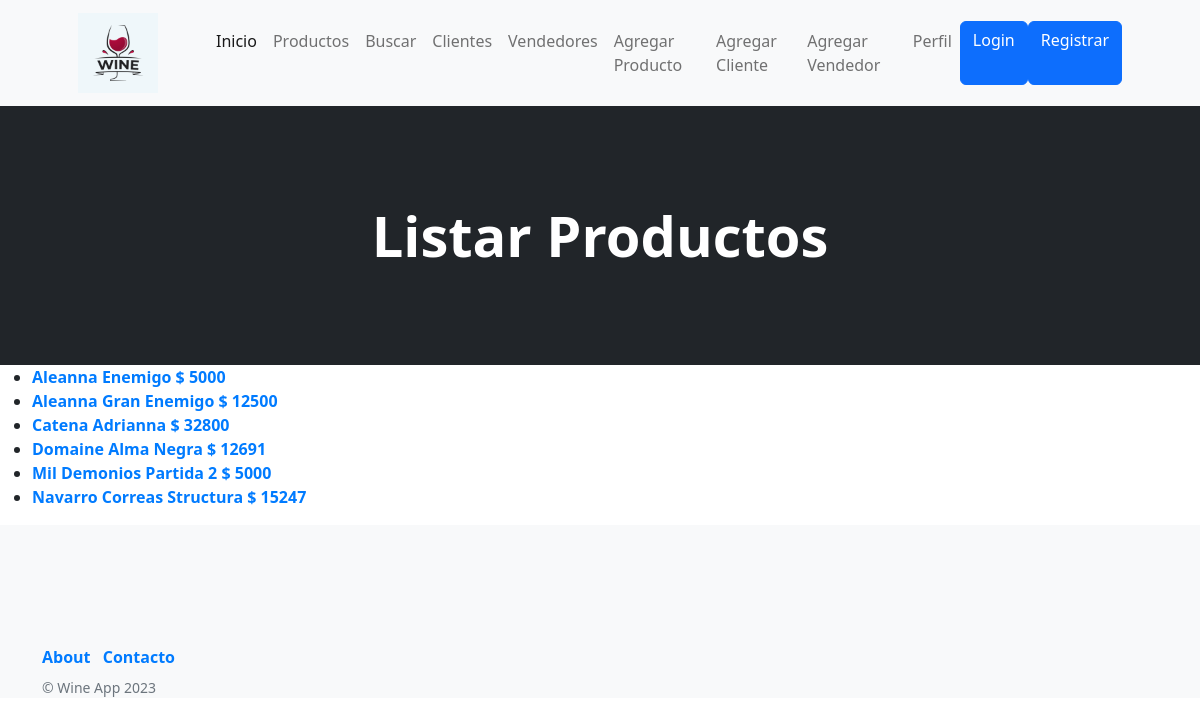
Before: /wine_app/listar_productos with the older database file.
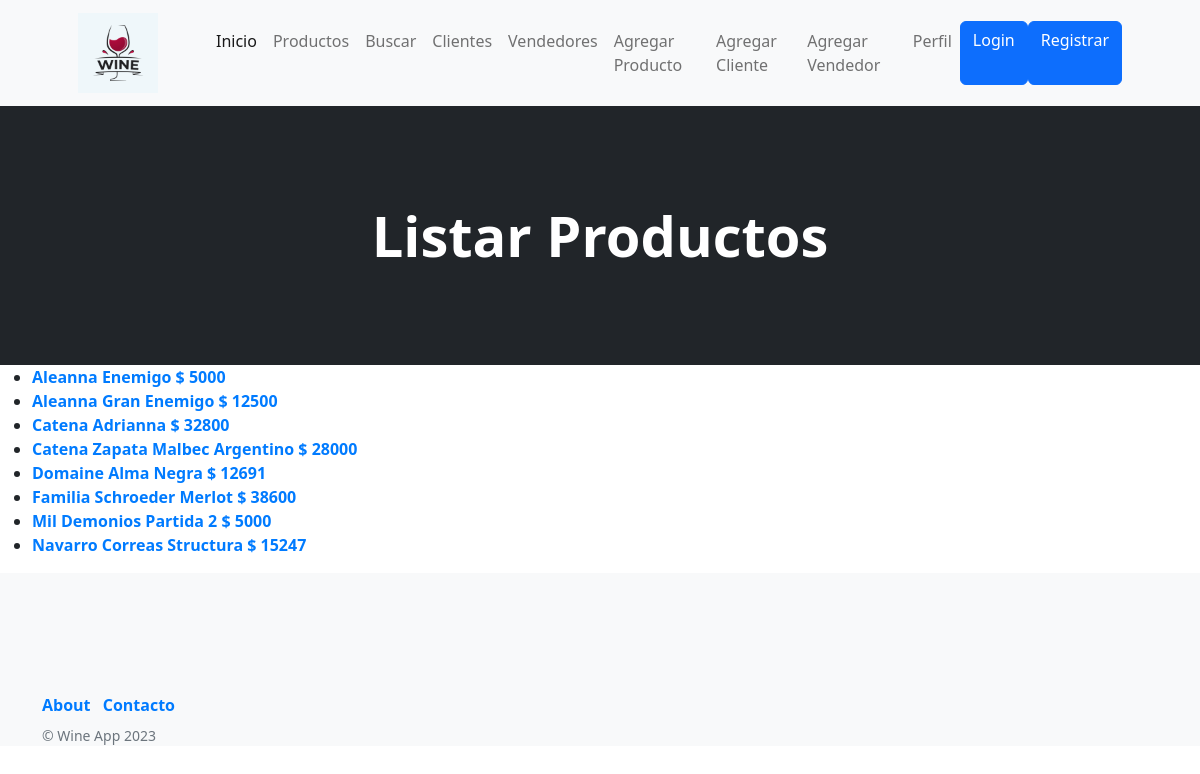
After: the same page with the newer database file.
### wine_app/models.py (models this page shows, shortened)
class Productos(models.Model):
    bodega = models.CharField(max_length=40)
    etiqueta = models.CharField(max_length=40)
    precio = models.IntegerField()
    detalle = models.TextField()
    imagen = models.ImageField(upload_to='avatares')
    class Meta():
        verbose_name = 'Producto'
        verbose_name_plural = 'Productos'
        ordering = ('bodega',)
        unique_together = ('bodega', 'etiqueta')

### wine_app/views.py (the view)
# urls.py: path('listar_productos', listar_productos, name='listar_productos'),
def listar_productos(req):
    lista = Productos.objects.all()
    return render(req, "listar_productos.html", {"listar_productos": lista})

### wine_app/templates/listar_productos.html (shortened to what this page needs)
{% extends 'padre.html' %}
{% block cambioCenter %}
<header class="bg-dark py-5">
    <div class="container px-4 px-lg-5 my-5">
        <div class="text-center text-white">
            <h1 class="display-4 fw-bolder">Listar Productos</h1>
        </div>
    </div>
</header>
{% endblock cambioCenter %}
{% block contenidoQueCambia %}
<body>
    <ul>
        {% for producto in listar_productos %}
            <li>
                <a href="{% url 'detalles_producto' producto.id %}">
                    {{ producto.bodega }} {{ producto.etiqueta }}   $         {{ producto.precio }}
                </a>
            </li>
        {% endfor %}
    </ul>
</body>
{% endblock contenidoQueCambia %}

Changed rows visible on the page:
added Productos: bodega "Catena Zapata", etiqueta "Malbec Argentino", precio "28000"
added Productos: bodega "Familia Schroeder", etiqueta "Merlot", precio "38600"
